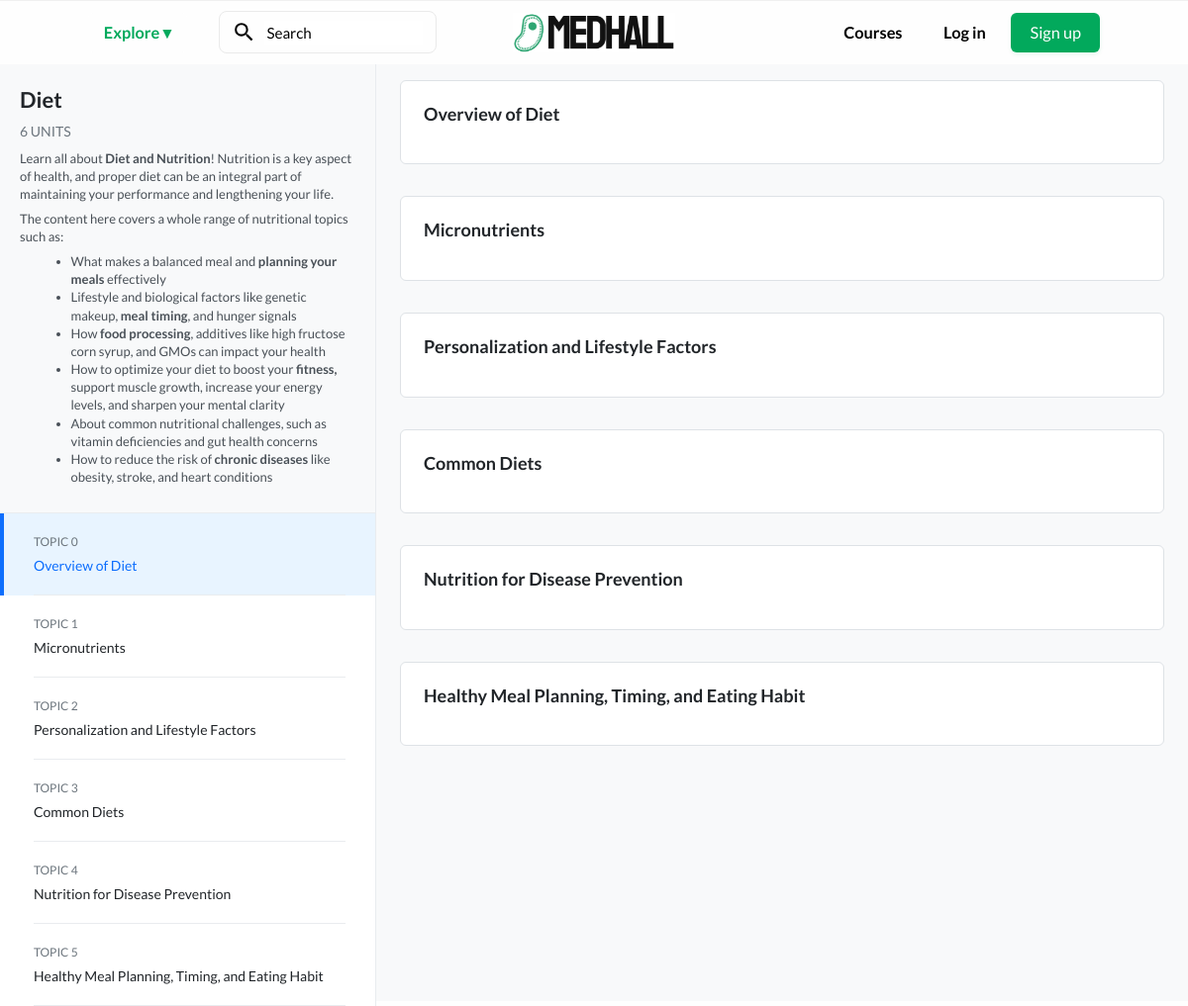
The app's page /courses/2/, older data.
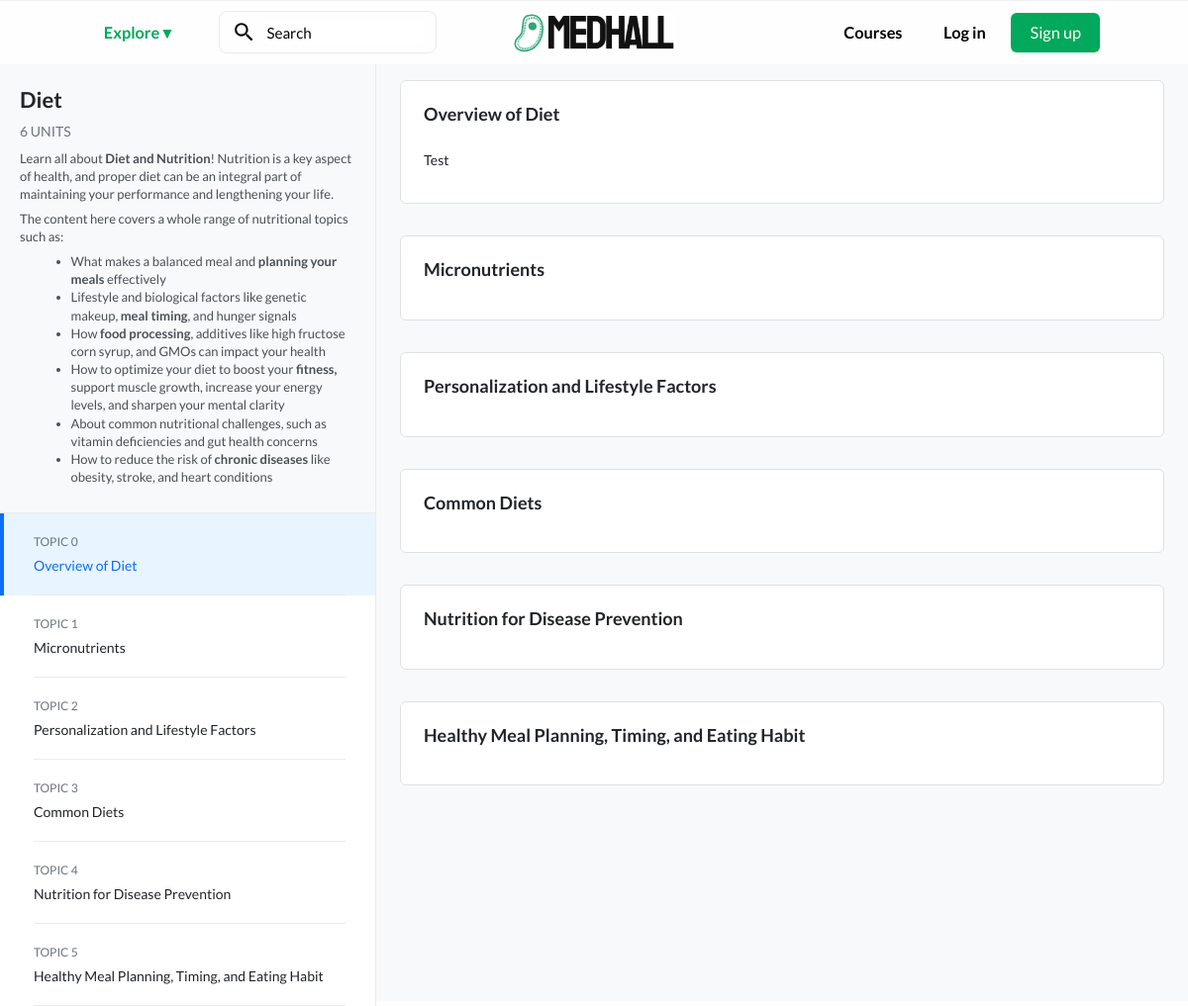
The same page, newer data.
### courses/models.py (models this page shows, shortened)
class Unit(models.Model):
    course = models.ForeignKey(Course, on_delete=models.CASCADE, related_name="units")
    title = models.CharField(max_length=200)
    order = models.PositiveIntegerField(default=0)
    class Meta:
        ordering = ['order']

class Lesson(models.Model):
    course = models.ForeignKey(Course, on_delete=models.CASCADE, related_name="lessons")
    title = models.CharField(max_length=200)
    content = CKEditor5Field('Content', config_name='default')
    video_url = models.URLField(blank=True, null=True)
    order = models.PositiveIntegerField(default=0)
    unit = models.ForeignKey(Unit, on_delete=models.CASCADE, related_name="lessons")
    class Meta:
        ordering = ['order']

### courses/views.py (the view)
# urls.py: path('<int:course_id>/', views.course_detail, name='course_detail'),
def course_detail(request, course_id):
    course = get_object_or_404(Course, id=course_id)
    courses = Course.objects.all()
    return render(request, 'courses/course_detail.html', {'course': course, 'courses': courses})

### courses/context_processors.py (called while the page is built)
def courses_processor(request):
    courses_all = Course.objects.all()
    print(f"Context processor found {len(courses_all)} courses")  # Debug print
    return {
        'courses_all': courses_all
    }

### courses/templates/courses/course_detail.html (shortened to what this page needs)
{% extends "base.html" %}
{% load static %}
{% block content %}
<div class="d-flex">
    <div class="sidebar bg-white" style="width: 380px; overflow-y: auto; position: fixed; height: calc(100vh - 64px); top: 64px; border-right: 1px solid #e9ecef;">
        <div class="course-header">
            <div class="course-title">{{ course.title }}</div>
            <div class="course-meta">{{ course.units.count }} UNITS</div>
            <div class="course-description">{{ course.description|safe }}</div>
        </div>
        {% for unit in course.units.all %}
        <a href="#unit{{ unit.id }}" class="unit-link text-decoration-none text-dark" data-unit-id="unit{{ unit.id }}">
            <div class="unit-number">Topic {{ unit.order }}</div>
            <div class="unit-title">{{ unit.title }}</div>
        </a>
        {% endfor %}
    </div>
    <div style="margin-left: 380px; height: calc(100vh - 70px); overflow-y: auto; width: calc(100% - 280px); padding: 0; background-color: #f8f9fa;">
        {% for unit in course.units.all %}
        <div id="unit{{ unit.id }}" class="px-4 py-3">
            <div class="card">
                <div class="card-body">
                    <h6 class="mb-3 fw-bold card-title" style="font-size: 18px;">{{ unit.title }}</h6>
                    <div class="row row-cols-2" style="padding: 0px 7px;">
                        {% for lesson in unit.lessons.all %}
                        <div class="col mb-3">
                            <a href="{% url 'lesson_detail' course.id unit.id lesson.id %}" class="text-decoration-none text-dark lesson-link" style="font-size: 14px;">
                                {{ lesson.title }}
                            </a>
                        </div>
                        {% endfor %}
                    </div>
                </div>
            </div>
        </div>
       {% endfor %}
    </div>
</div>
{% endblock %}

Row changes from the older to the newer data that the page shows:
added Lesson: title "Test", shown under Unit "Overview of Diet"
